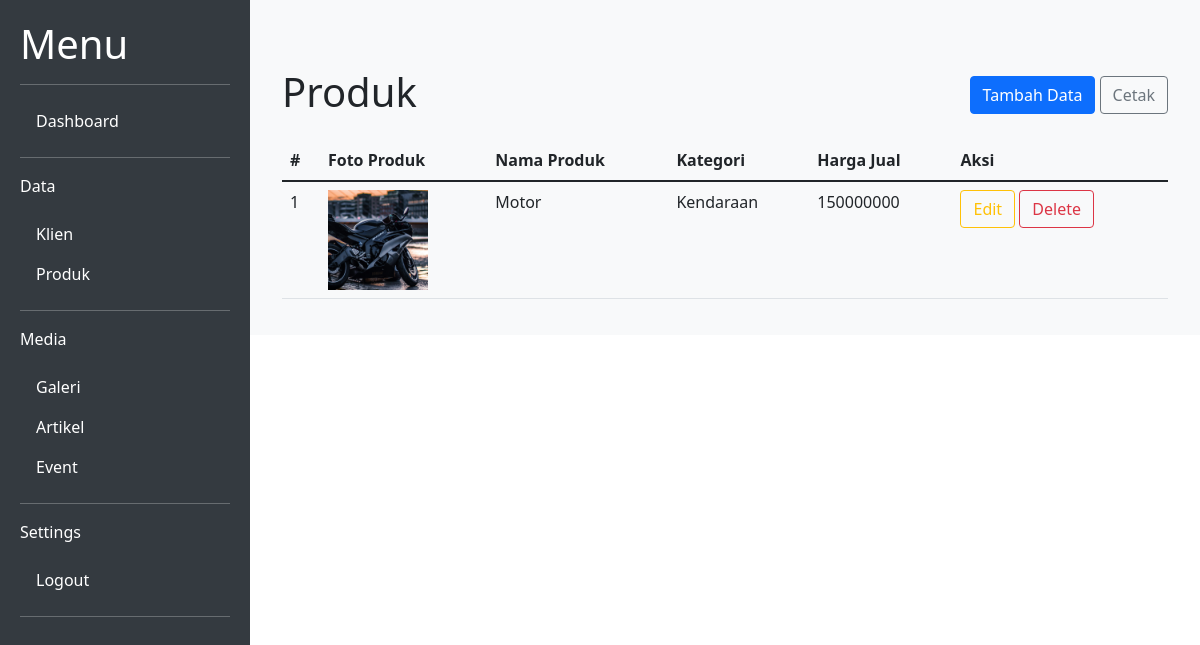
Page /produk.php on the earlier database version.
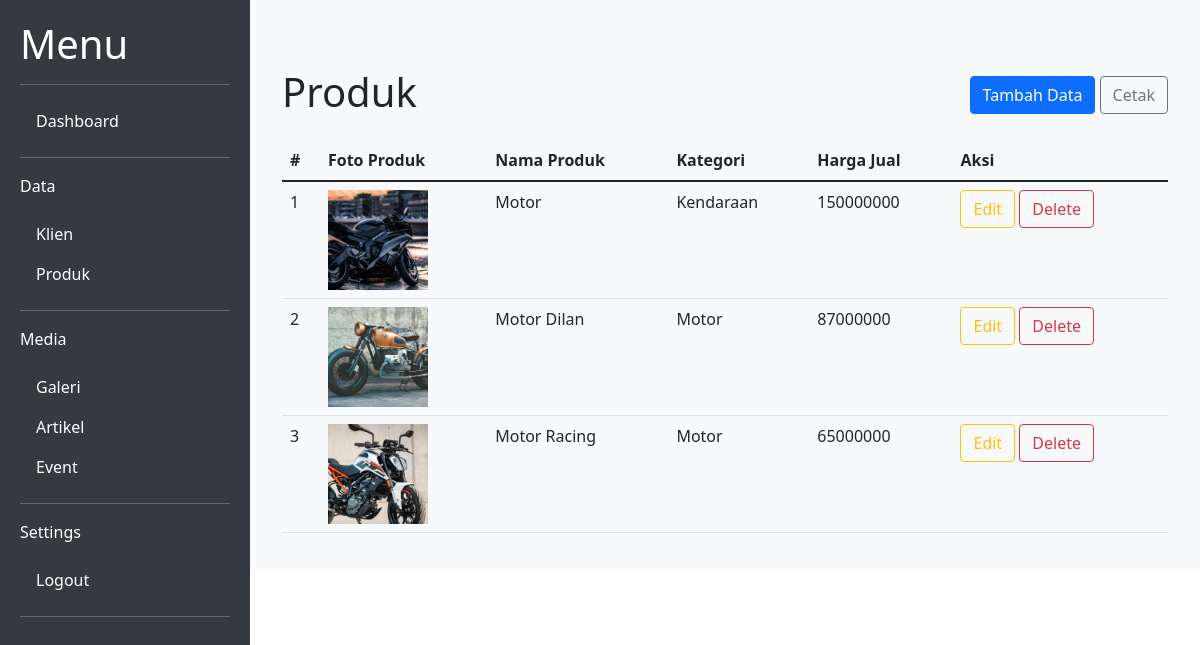
Same page on the later database version.
### tables this page shows
CREATE TABLE `produk` (
  `id_produk` int(5) NOT NULL,
  `foto_produk` varchar(255) NOT NULL,
  `nama_produk` varchar(255) NOT NULL,
  `kategori` varchar(255) NOT NULL,
  `harga_jual` int(15) NOT NULL
);

### produk.php (the view, shortened to what this page needs)
<?php
include 'sidebar.php';
?>
<body>
      <div class="content bg-light">
            <div class="container mt-5">
                  <div class="row mb-3">
                        <div class="col">
                              <h1>Produk</h1>
                        </div>
                        <div class="col text-end">
                              <a href="produk-input.php" class="btn btn-primary mt-2" role="button">Tambah Data</a>
                              <a href="cetak/laporan-produk.php" class="btn btn-outline-secondary mt-2" role="button">Cetak</a>
                        </div>
                  </div>
                  <table class="table">
                        <thead>
                              <tr>
                                    <th scope="col">#</th>
                                    <th scope="col">Foto Produk</th>
                                    <th scope="col">Nama Produk</th>
                                    <th scope="col">Kategori</th>
                                    <th scope="col">Harga Jual</th>
                                    <th scope="col">Aksi</th>
                              </tr>
                        </thead>
                        <tbody>
                              <?php
                              include 'proses/connect.php';
                              $produk = mysqli_query($conn, "SELECT * FROM produk");
                              $no = 1;
                              foreach ($produk as $row) {
                                    echo "<tr>
                                    <td>$no</td>
                                    <td><img src='foto/" . $row['foto_produk'] . "' alt='Foto Produk' style='width: 100px; height: 100px;'></td>
                                    <td>" . $row['nama_produk'] . "</td>
                                    <td>" . $row['kategori'] . "</td>
                                    <td>" . $row['harga_jual'] . "</td>
                                    <td>
                                    <a href='produk-edit.php?id_produk=$row[id_produk]' class='btn btn-outline-warning' role='button'>Edit</a>
                                    <a href='proses/produk-delete-proses.php?id_produk=$row[id_produk]' class='btn btn-outline-danger' role='button' onclick='return confirmDelete()'>Delete</a>
                                    </td>
                              </tr>";
                                    $no++;
                              }
                              ?>
                        </tbody>
                  </table>
            </div>
      </div>
</body>

### sidebar.php (shortened to what this page needs)
<!DOCTYPE html>
<html lang="en">
<head>
      <link href="https://cdn.jsdelivr.net/npm/bootstrap@5.1.3/dist/css/bootstrap.min.css" rel="stylesheet">
</head>
<body data-new-gr-c-s-check-loaded="14.1170.0" data-gr-ext-installed>
      <div class="sidebar">
            <h1>Menu</h1>
            <hr>
            <ul class="nav flex-column">
                  <li class="nav-item">
                        <a href="dashboard.php" class="nav-link active" aria-current="page">
                              Dashboard
                        </a>
                  </li>
                  <hr>
                  <p>Data</p>
                  <li>
                        <a href="klien.php" class="nav-link">
                              Klien
                        </a>
                  </li>
                  <li>
                        <a href="produk.php" class="nav-link">
                              Produk
                        </a>
                  </li>
                  <hr>
                  <p>Media</p>
                  <li>
                        <a href="galeri.php" class="nav-link">
                              Galeri
                        </a>
                  </li>
                  <li>
                        <a href="artikel.php" class="nav-link">
                              Artikel
                        </a>
                  </li>
                  <li>
                        <a href="event.php" class="nav-link">
                              Event
                        </a>
                  </li>
                  <hr>
                  <p>Settings</p>
                  <li>
                        <a href="proses/logout-proses.php" class="nav-link">
                              Logout
                        </a>
                  </li>
            </ul>
            <hr>
      </div>
</body>
</html>

### sidebar.php (style rules this page uses)
.sidebar { width: 250px; background-color: #343a40; color: #fff; padding: 20px; position: fixed; top: 0; left: 0; bottom: 0; }
.content { flex: 1; padding: 20px; margin-left: 250px; }
.nav-link { color: #fff; }

Differences in the rows shown:
added produk: foto_produk (picture), nama_produk "Motor Dilan", kategori "Motor", harga_jual "87000000"
added produk: foto_produk (picture), nama_produk "Motor Racing", kategori "Motor", harga_jual "65000000"
